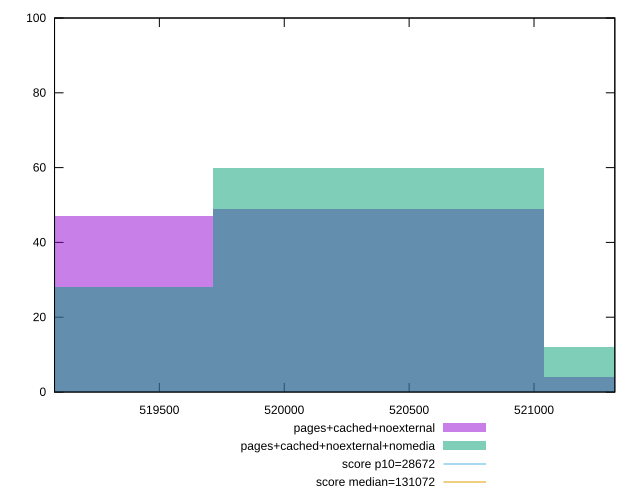

Recreate this plot in gnuplot.
reset

$pagesCachedNoexternal <<EOF
520377.696275153 49
519053.5799996437 47
521701.8125506623 4
EOF

$pagesCachedNoexternalNomedia <<EOF
519053.5799996437 28
520377.696275153 60
521701.8125506623 12
EOF

set key outside below
set boxwidth 1324.1162755092953
set xrange [519080.27285567974:521323.54125698336]
set yrange [0:100]
set trange [0:100]
set style fill transparent solid 0.5 noborder

set parametric
set terminal svg size 640, 500 enhanced background rgb 'white'
set output "reprap/uses-long-cache-ttl/comparison/histogram/2_vs_3.svg"

plot $pagesCachedNoexternal title "pages+cached+noexternal" with boxes, \
     $pagesCachedNoexternalNomedia title "pages+cached+noexternal+nomedia" with boxes, \
     28672,t title "score p10=28672", \
     131072,t title "score median=131072"

reset
